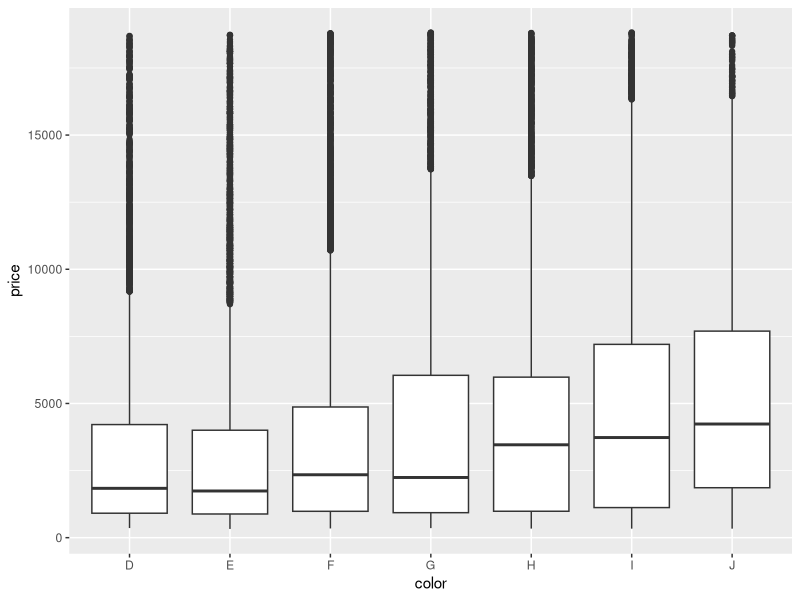
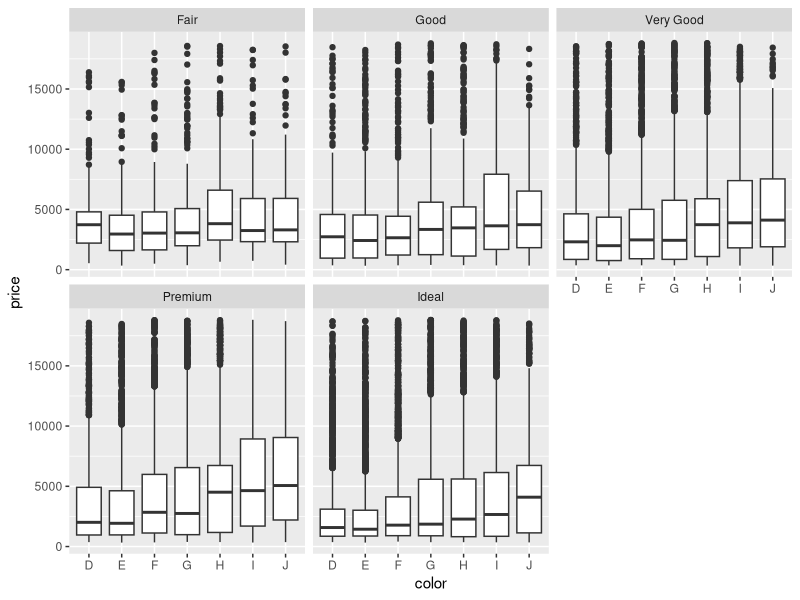
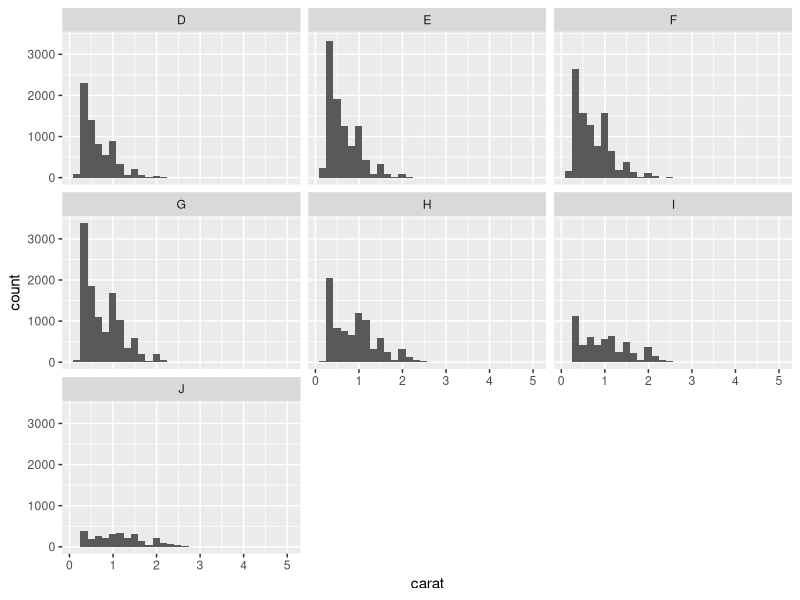
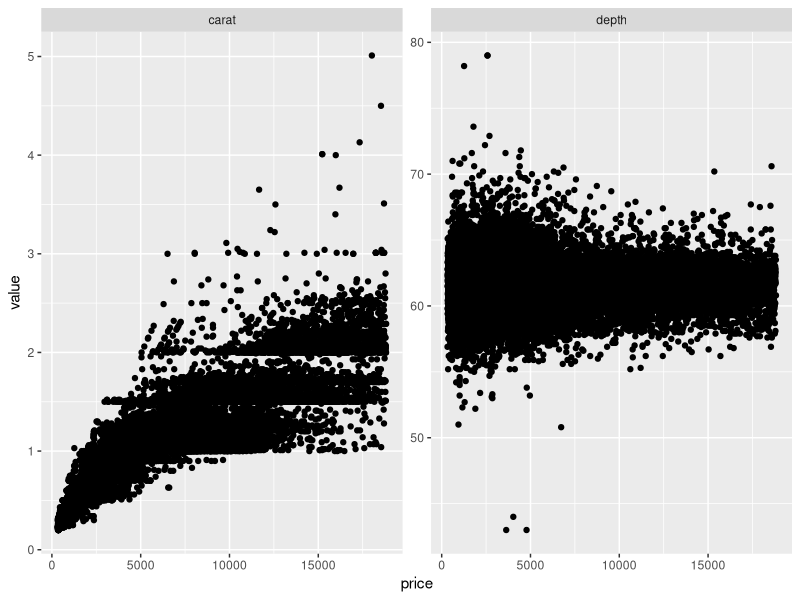

R code for these plots, in order:
library(ggplot2)
library(dplyr)
library(purrr)
library(tidyr)

# 1
map_chr(diamonds, typeof)
# Los factores se muestran como vectores de enteros

# 2
diamonds %>%
  summarize_if(is.numeric, 
               list("mean" = mean, "median" = median, "max" = max, "min" = min)) %>%
  # opcionalmente, podemos convertir en una tabla
  # nota: esto no se puede hacer directamente con gather, haría falta
  # gather + separate + spread
  pivot_longer(cols = everything(), 
               names_to = c("var", ".value"), 
               names_sep = "_")

# 
ggplot(diamonds, aes(x = color, y = price)) + 
  geom_boxplot()

# 4
ggplot(diamonds, aes(x = color, y = price)) + 
  geom_boxplot() + 
  facet_wrap(~cut)

# 5
corr <- 
  diamonds %>%
    summarize_if(is.numeric, ~ cor(., diamonds$price)) %>%
    select(-price)

# 6
ggplot(diamonds, aes(x = carat)) + 
  geom_histogram() + 
  facet_wrap(~color)

# 7
max_min <- names(corr)[c(which.max(abs(corr)), which.min(abs(corr)))]

diamonds %>%
  pivot_longer(cols = max_min) %>%
  ggplot(aes(x = price, y = value)) + 
    geom_point() + 
    facet_wrap(~name, scales = "free")

# 8
is_outlier <- function(x, times = 3) {
  x < (median(x) - times * mad(x)) | x > (median(x) + times * mad(x))
}

no_outlier <-
  diamonds %>%
    transmute_if(is.numeric, is_outlier) %>%
    mutate(no_outlier = !reduce(., `|`)) %>%
    pull(no_outlier)

dia_clean <- filter(diamonds, no_outlier)

# 9
train <- sample_frac(dia_clean, 0.7)
test  <- anti_join(dia_clean, train) 

# 10
# indice de las columnas numericas
mask_num <- map_lgl(diamonds, is.numeric)

# escalar train (solo columnas numericas)
train_scaled <- scale(train[mask_num])
train[mask_num] <- as_tibble(train_scaled)

# obtener media y desviacion de los atributos que devuelve scale() (ver documentacion)
center <- attr(train_scaled, "scaled:center")
scale  <- attr(train_scaled, "scaled:scale")

# escalar test usando media y desviacion calculadas en train
test[mask_num] <- as_tibble(scale(test[mask_num], center = center, scale = scale))
